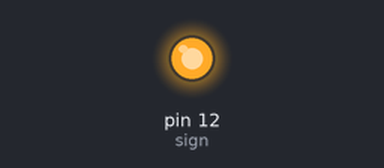
The sketch below on a simulated Arduino Uno, built with avr-gcc and run on an emulated ATmega328P. On the bench: output pins drawn as LEDs (lit = HIGH).

Above: at 0.2 s.
At 11.2 s:
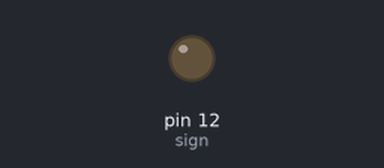
Timing chart, 0 to 16.3 s (numbered marks = the images above):
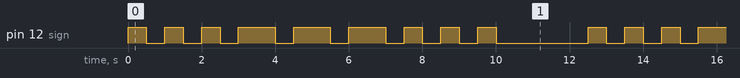

The sketch:

sosEmitter.ino
```cpp
#define sign 12

void yin();
void yang();
void signO();
void signS();

void setup(){
  pinMode(sign, OUTPUT);
}

void loop(){
  signS();
  signO();
  signS();
  delay(2000);
}

void yin(){
  //짧은 신호
  digitalWrite(sign, HIGH);
  delay(500);
  digitalWrite(sign, LOW);
  delay(500);
}

void yang(){
  //긴 신호
  digitalWrite(sign, HIGH);
  delay(1000);
  digitalWrite(sign, LOW);
  delay(500);
}

void signO(){
  yang();
  yang();
  yang();
}

void signS(){
  yin();
  yin();
  yin();
}
```

Measured:
- by itself, pin 12 (sign): repeats every 12.5 s: 2 × (LOW 0.50 s, HIGH 0.50 s), 3 × (LOW 0.50 s, HIGH 1.0 s), 3 × (LOW 0.50 s, HIGH 0.50 s), LOW 2.5 s, HIGH 0.50 s
- by itself, everything shown: repeats every 12.5 s, in 18 steps
